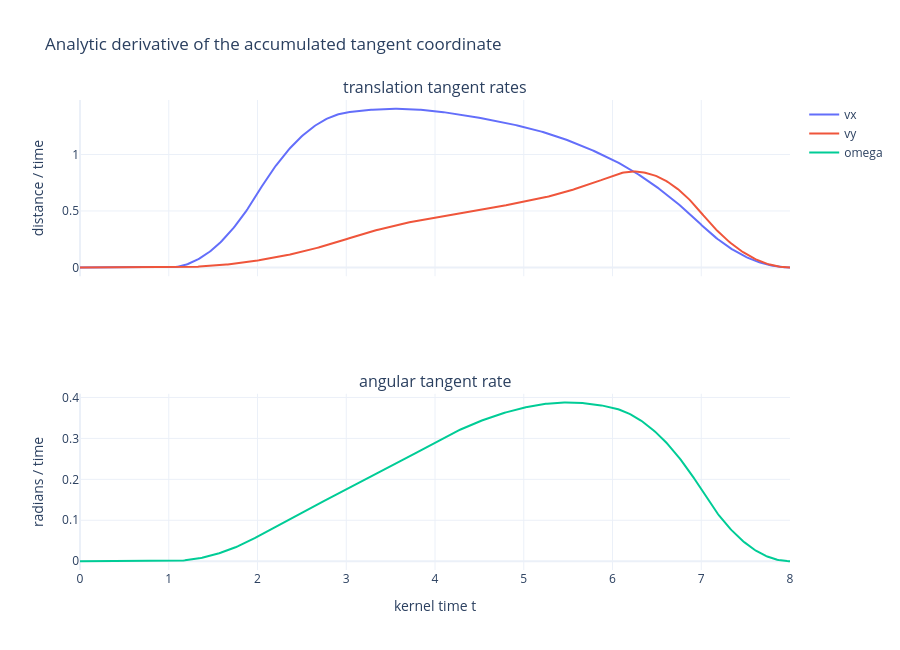

Notebook code for this chart:
### Markdown cell above
## 4. Ask the wrapped trajectory for analytic derivatives

The C++ kernel stores exact piecewise polynomials, so the wrapped trajectory can evaluate the derivative of the accumulated tangent coordinate analytically:

$$\dot{\xi}(t)=\sum_i \dot c_i(t)\xi_i.$$

The translation-coordinate rates are shown separately from the angular-coordinate rate because they have different units. They start and finish at zero and change smoothly through the interior. `sampleTrajectoryDerivative` computes every plotted value in C++; Python only collects the returned vectors. This tangent-coordinate derivative should not be confused with a body-frame velocity without the appropriate Lie-group Jacobian conversion.

### Code cell
tangent_rates = np.vstack([
    trajectory_model.sampleTrajectoryDerivative(float(time))
    for time in sample_times
])

rate_figure = make_subplots(
    rows=2, cols=1, shared_xaxes=True,
    subplot_titles=("translation tangent rates", "angular tangent rate"),
)
rate_figure.add_scatter(x=sample_times, y=tangent_rates[:, 0], name="vx", row=1, col=1)
rate_figure.add_scatter(x=sample_times, y=tangent_rates[:, 1], name="vy", row=1, col=1)
rate_figure.add_scatter(x=sample_times, y=tangent_rates[:, 2], name="omega", row=2, col=1)
rate_figure.update_xaxes(title_text="kernel time t", row=2, col=1)
rate_figure.update_yaxes(title_text="distance / time", row=1, col=1)
rate_figure.update_yaxes(title_text="radians / time", row=2, col=1)
rate_figure.update_layout(
    title="Analytic derivative of the accumulated tangent coordinate",
    template="plotly_white",
    hovermode="x unified",
    height=650,
)
rate_figure.show()

### Figure 1 — Plotly figure (JSON) as saved in the notebook; plotly's stock layout.template omitted (floating-point values rounded to 4 significant figures; data arrays with more than 128 entries replaced by an {"elided": "..."} marker saying what was removed)
{"data": [{"name": "vx", "type": "scatter", "x": {"elided": "501 float values"}, "xaxis": "x", "y": {"elided": "501 float values"}, "yaxis": "y"}, {"name": "vy", "type": "scatter", "x": {"elided": "501 float values"}, "xaxis": "x", "y": {"elided": "501 float values"}, "yaxis": "y"}, {"name": "omega", "type": "scatter", "x": {"elided": "501 float values"}, "xaxis": "x2", "y": {"elided": "501 float values"}, "yaxis": "y2"}], "layout": {"annotations": [{"font": {"size": 16}, "showarrow": false, "text": "translation tangent rates", "x": 0.5, "xanchor": "center", "xref": "paper", "y": 1.0, "yanchor": "bottom", "yref": "paper"}, {"font": {"size": 16}, "showarrow": false, "text": "angular tangent rate", "x": 0.5, "xanchor": "center", "xref": "paper", "y": 0.375, "yanchor": "bottom", "yref": "paper"}], "height": 650, "hovermode": "x unified", "title": {"text": "Analytic derivative of the accumulated tangent coordinate"}, "xaxis": {"anchor": "y", "domain": [0.0, 1.0], "matches": "x2", "showticklabels": false}, "xaxis2": {"anchor": "y2", "domain": [0.0, 1.0], "title": {"text": "kernel time t"}}, "yaxis": {"anchor": "x", "domain": [0.625, 1.0], "title": {"text": "distance / time"}}, "yaxis2": {"anchor": "x2", "domain": [0.0, 0.375], "title": {"text": "radians / time"}}}}
